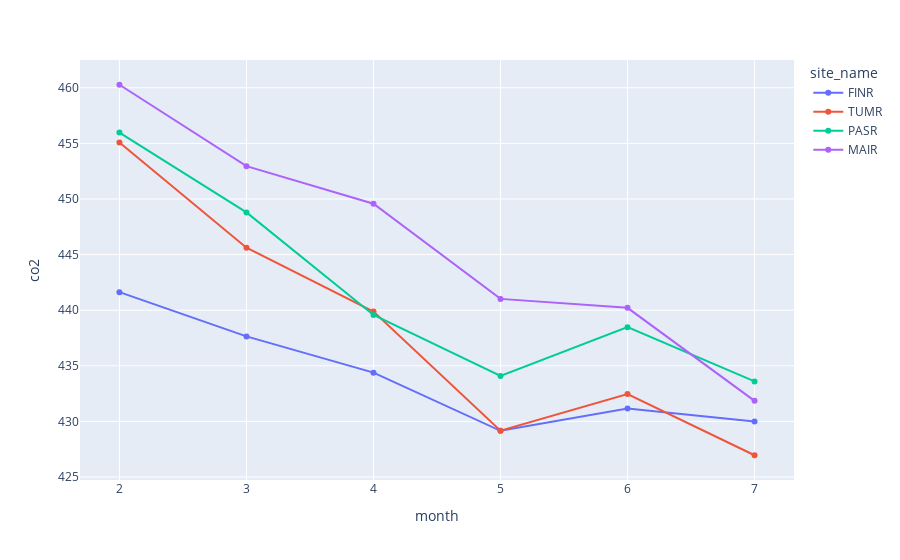

Notebook code for this chart:
### Code cell
# east wind
sites = ["FINR", "TUMR", "PASR", "MAIR"]
df_sites = []

for site in sites:
    
    df_sites.append(extract_monthly_site_data(df=df_1h, site_name=site, wind=[70,110]))
    
df_plot = pl.concat(df_sites)

fig = px.line(df_plot, x="month", y="co2", color="site_name", markers=True)
fig.show()

### Figure 1 — Plotly figure (JSON) as saved in the notebook; plotly's stock layout.template omitted (floating-point values rounded to 4 significant figures)
{"data": [{"hovertemplate": "site_name=FINR<br>month=%{x}<br>co2=%{y}<extra></extra>", "legendgroup": "FINR", "line": {"color": "#636efa", "dash": "solid"}, "marker": {"symbol": "circle"}, "mode": "lines+markers", "name": "FINR", "orientation": "v", "showlegend": true, "type": "scatter", "x": [2, 3, 4, 5, 6, 7], "xaxis": "x", "y": [441.6, 437.6, 434.4, 429.2, 431.2, 430.0], "yaxis": "y"}, {"hovertemplate": "site_name=TUMR<br>month=%{x}<br>co2=%{y}<extra></extra>", "legendgroup": "TUMR", "line": {"color": "#EF553B", "dash": "solid"}, "marker": {"symbol": "circle"}, "mode": "lines+markers", "name": "TUMR", "orientation": "v", "showlegend": true, "type": "scatter", "x": [2, 3, 4, 5, 6, 7], "xaxis": "x", "y": [455.1, 445.6, 439.9, 429.2, 432.5, 427.0], "yaxis": "y"}, {"hovertemplate": "site_name=PASR<br>month=%{x}<br>co2=%{y}<extra></extra>", "legendgroup": "PASR", "line": {"color": "#00cc96", "dash": "solid"}, "marker": {"symbol": "circle"}, "mode": "lines+markers", "name": "PASR", "orientation": "v", "showlegend": true, "type": "scatter", "x": [2, 3, 4, 5, 6, 7], "xaxis": "x", "y": [456.0, 448.8, 439.6, 434.1, 438.5, 433.6], "yaxis": "y"}, {"hovertemplate": "site_name=MAIR<br>month=%{x}<br>co2=%{y}<extra></extra>", "legendgroup": "MAIR", "line": {"color": "#ab63fa", "dash": "solid"}, "marker": {"symbol": "circle"}, "mode": "lines+markers", "name": "MAIR", "orientation": "v", "showlegend": true, "type": "scatter", "x": [2, 3, 4, 5, 6, 7], "xaxis": "x", "y": [460.3, 453.0, 449.6, 441.0, 440.2, 431.9], "yaxis": "y"}], "layout": {"legend": {"title": {"text": "site_name"}, "tracegroupgap": 0}, "margin": {"t": 60}, "xaxis": {"anchor": "y", "domain": [0, 1], "title": {"text": "month"}}, "yaxis": {"anchor": "x", "domain": [0, 1], "title": {"text": "co2"}}}}
